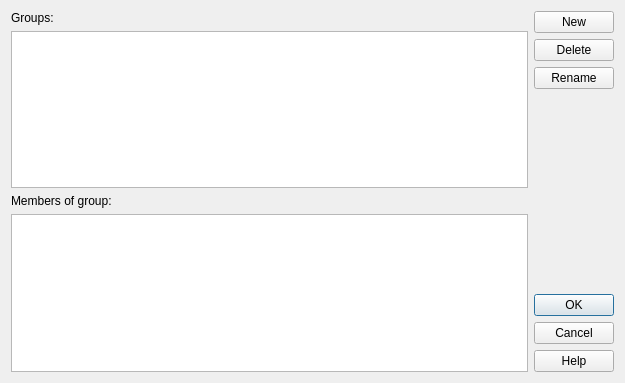
<?xml version="1.0" encoding="UTF-8"?>
<ui version="4.0">
 <class>ChannelGroupEditor</class>
 <widget class="QDialog" name="ChannelGroupEditor">
  <property name="geometry">
   <rect>
    <x>0</x>
    <y>0</y>
    <width>625</width>
    <height>383</height>
   </rect>
  </property>
  <property name="windowTitle">
   <string>Channel Groups</string>
  </property>
  <layout class="QHBoxLayout" name="horizontalLayout_2">
   <item>
    <layout class="QVBoxLayout" name="verticalLayout">
     <item>
      <widget class="QLabel" name="label">
       <property name="text">
        <string>Groups:</string>
       </property>
      </widget>
     </item>
     <item>
      <widget class="QListWidget" name="groups"/>
     </item>
     <item>
      <layout class="QHBoxLayout" name="horizontalLayout">
       <item>
        <widget class="QLabel" name="label_2">
         <property name="text">
          <string>Members of group:</string>
         </property>
        </widget>
       </item>
       <item>
        <widget class="QLabel" name="memberCount">
         <property name="text">
          <string/>
         </property>
         <property name="alignment">
          <set>Qt::AlignRight|Qt::AlignTrailing|Qt::AlignVCenter</set>
         </property>
        </widget>
       </item>
      </layout>
     </item>
     <item>
      <widget class="QTableView" name="channels">
       <property name="alternatingRowColors">
        <bool>true</bool>
       </property>
       <property name="selectionMode">
        <enum>QAbstractItemView::MultiSelection</enum>
       </property>
      </widget>
     </item>
    </layout>
   </item>
   <item>
    <layout class="QVBoxLayout" name="verticalLayout_2">
     <item>
      <widget class="QPushButton" name="newButton">
       <property name="text">
        <string>New</string>
       </property>
      </widget>
     </item>
     <item>
      <widget class="QPushButton" name="deleteButton">
       <property name="text">
        <string>Delete</string>
       </property>
      </widget>
     </item>
     <item>
      <widget class="QPushButton" name="renameButton">
       <property name="text">
        <string>Rename</string>
       </property>
      </widget>
     </item>
     <item>
      <spacer name="verticalSpacer">
       <property name="orientation">
        <enum>Qt::Vertical</enum>
       </property>
       <property name="sizeHint" stdset="0">
        <size>
         <width>20</width>
         <height>40</height>
        </size>
       </property>
      </spacer>
     </item>
     <item>
      <widget class="QDialogButtonBox" name="buttonBox">
       <property name="sizePolicy">
        <sizepolicy hsizetype="Fixed" vsizetype="Fixed">
         <horstretch>0</horstretch>
         <verstretch>0</verstretch>
        </sizepolicy>
       </property>
       <property name="orientation">
        <enum>Qt::Vertical</enum>
       </property>
       <property name="standardButtons">
        <set>QDialogButtonBox::Cancel|QDialogButtonBox::Help|QDialogButtonBox::Ok</set>
       </property>
      </widget>
     </item>
    </layout>
   </item>
  </layout>
 </widget>
 <tabstops>
  <tabstop>groups</tabstop>
  <tabstop>channels</tabstop>
  <tabstop>deleteButton</tabstop>
  <tabstop>buttonBox</tabstop>
 </tabstops>
 <resources/>
 <connections>
  <connection>
   <sender>buttonBox</sender>
   <signal>accepted()</signal>
   <receiver>ChannelGroupEditor</receiver>
   <slot>accept()</slot>
   <hints>
    <hint type="sourcelabel">
     <x>248</x>
     <y>254</y>
    </hint>
    <hint type="destinationlabel">
     <x>157</x>
     <y>274</y>
    </hint>
   </hints>
  </connection>
  <connection>
   <sender>buttonBox</sender>
   <signal>rejected()</signal>
   <receiver>ChannelGroupEditor</receiver>
   <slot>reject()</slot>
   <hints>
    <hint type="sourcelabel">
     <x>316</x>
     <y>260</y>
    </hint>
    <hint type="destinationlabel">
     <x>286</x>
     <y>274</y>
    </hint>
   </hints>
  </connection>
 </connections>
</ui>
